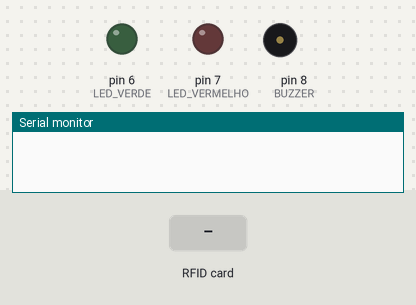
A sketch run on a simulated Arduino Uno, built with avr-gcc and run on an emulated ATmega328P. On the bench: output pins drawn as LEDs (lit = HIGH), buzzer (waves = sounding), the last lines printed to the serial monitor. Dashed ring = blinking. Inputs (shaded band) come from the test bench. Pins used as bus, display or sensor lines are not drawn.

Above: at 1.2 s.
1.3 s: RFID card E1 DC C4 2D held to the reader
At 1.58 s:
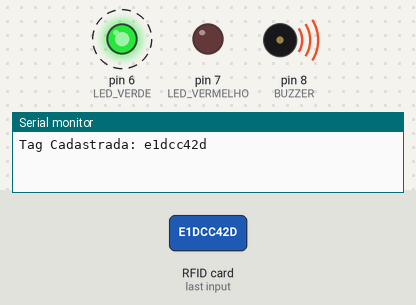
3.1 s: RFID card 5E 7A 19 C4 held to the reader
At 4.1 s:
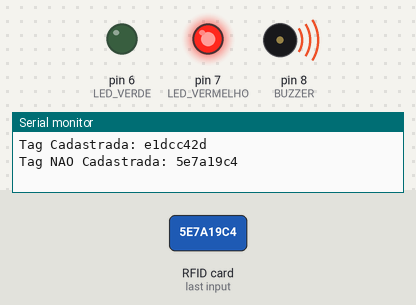
Timing chart, 0 to 6.1 s (numbered marks = the images above; inputs shaded):
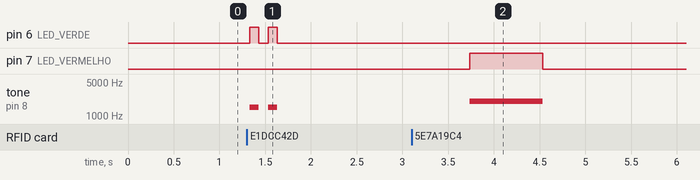

The sketch:

Controle_de_acesso_RFID.ino
```cpp
/*
-------- CONTROLE DE ACESSO VIA RFID ------------
=================================================
==   BLOG DA ROBOTICA - www.blogdarobotica.com ==
=================================================
Autor: Kleber Bastos
E-mail: contato@blogdarobotica.com
Fanpage: facebook.com/blogdarobotica
YouTube: youtube.com/user/blogdarobotica
*/

//Bibliotecas
#include <SPI.h>
#include <MFRC522.h>

//Pinos
#define LED_VERDE 6
#define LED_VERMELHO 7
#define BUZZER 8
#define SS_PIN 10
#define RST_PIN 9

String IDtag = ""; //Variável que armazenará o ID da Tag
bool Permitido = false; //Variável que verifica a permissão

//Vetor responsável por armazenar os ID's das Tag's cadastradas
String TagsCadastradas[] = {"e1dcc42d",
                            "ID_2",
                            "ID_3"};

MFRC522 LeitorRFID(SS_PIN, RST_PIN);    // Cria uma nova instância para o leitor e passa os pinos como parâmetro


void setup() {
        Serial.begin(9600);             // Inicializa a comunicação Serial
        SPI.begin();                    // Inicializa comunicacao SPI
        LeitorRFID.PCD_Init();          // Inicializa o leitor RFID
        pinMode(LED_VERDE, OUTPUT);     // Declara o pino do led verde como saída
        pinMode(LED_VERMELHO, OUTPUT);  // Declara o pino do led vermelho como saída
        pinMode(BUZZER, OUTPUT);        // Declara o pino do buzzer como saída
        LeitorRFID.PCD_SetAntennaGain(LeitorRFID.RxGain_max);
}

void loop() {
  Leitura();  //Chama a função responsável por fazer a leitura das Tag's
}

void Leitura(){

        IDtag = ""; //Inicialmente IDtag deve estar vazia.

        // Verifica se existe uma Tag presente
        if ( !LeitorRFID.PICC_IsNewCardPresent() || !LeitorRFID.PICC_ReadCardSerial() ) {
            delay(50);
            return;
        }

        // Pega o ID da Tag através da função LeitorRFID.uid e Armazena o ID na variável IDtag
        for (byte i = 0; i < LeitorRFID.uid.size; i++) {
            IDtag.concat(String(LeitorRFID.uid.uidByte[i], HEX));
        }

        //Compara o valor do ID lido com os IDs armazenados no vetor TagsCadastradas[]
        for (int i = 0; i < (sizeof(TagsCadastradas)/sizeof(String)); i++) {
          if(  IDtag.equalsIgnoreCase(TagsCadastradas[i])  ){
              Permitido = true; //Variável Permitido assume valor verdadeiro caso o ID Lido esteja cadastrado
          }
        }

        if(Permitido) acessoLiberado(); //Se a variável Permitido for verdadeira será chamada a função acessoLiberado()
        else acessoNegado(); //Se não será chamada a função acessoNegado()

        delay(2000); //aguarda 2 segundos para efetuar uma nova leitura
}

void acessoLiberado(){
  Serial.println("Tag Cadastrada: " + IDtag); //Exibe a mensagem "Tag Cadastrada" e o ID da tag não cadastrada
    efeitoPermitido();  //Chama a função efeitoPermitido()
    Permitido = false;  //Seta a variável Permitido como false novamente
}

void acessoNegado(){
  Serial.println("Tag NAO Cadastrada: " + IDtag); //Exibe a mensagem "Tag NAO Cadastrada" e o ID da tag cadastrada
  efeitoNegado(); //Chama a função efeitoNegado()
}

void efeitoPermitido(){
  int qtd_bips = 2; //definindo a quantidade de bips
  for(int j=0; j<qtd_bips; j++){
    //Ligando o buzzer com uma frequência de 1500 hz e ligando o led verde.
    tone(BUZZER,1500);
    digitalWrite(LED_VERDE, HIGH);
    delay(100);

    //Desligando o buzzer e led verde.
    noTone(BUZZER);
    digitalWrite(LED_VERDE, LOW);
    delay(100);
  }
}

void efeitoNegado(){
  int qtd_bips = 1;  //definindo a quantidade de bips
  for(int j=0; j<qtd_bips; j++){
    //Ligando o buzzer com uma frequência de 500 hz e ligando o led vermelho.
    tone(BUZZER,2000);
    digitalWrite(LED_VERMELHO, HIGH);
    delay(800);

    //Desligando o buzzer e o led vermelho.
    noTone(BUZZER);
    digitalWrite(LED_VERMELHO, LOW);
    delay(500);
  }
}
```

Measured:
- after the input at 1.3 s, pin 6 (LED_VERDE): alternates HIGH for 0.10 s and LOW for 0.10 s, 4 changes in all, then stays LOW, starting at once; tone on pin 8 (BUZZER): alternates 1500 Hz for 0.10 s and silent for 0.10 s, 4 changes in all, then stays silent, starting at once
- after the input at 3.1 s, pin 7 (LED_VERMELHO): LOW → HIGH after 0.63 s, → LOW 0.80 s later; tone on pin 8 (BUZZER): silent → 2000 Hz after 0.63 s, → silent 0.80 s later
